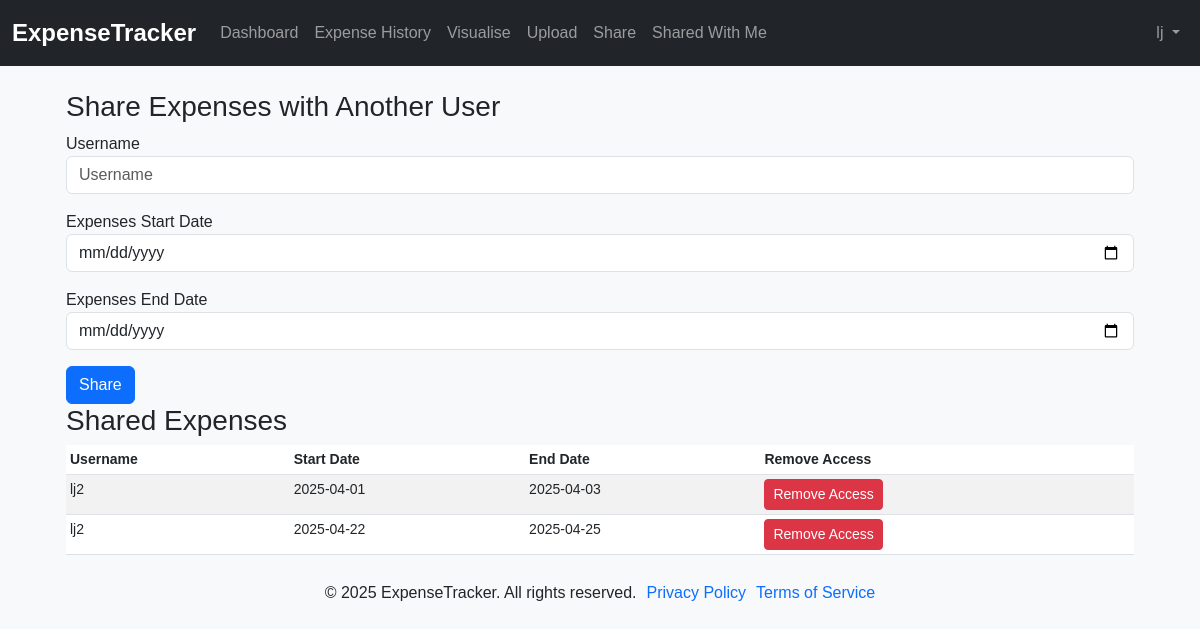
/share (signed in), run on the app's committed database.
### ExpenseTracker/models.py (models this page shows, shortened)
class User(db.Model, UserMixin):
    id = db.Column(db.Integer, primary_key=True)
    username = db.Column(db.String(20), unique=True, nullable=False)
    email = db.Column(db.String(120), unique=True, nullable=False)
    password = db.Column(db.String(60), nullable=False)
    expenses = db.relationship('Expense', backref='owner', lazy=True)

class SharedExpense(db.Model):
    id = db.Column(db.Integer, primary_key=True)
    sender_id = db.Column(db.Integer, db.ForeignKey('user.id'), nullable=False)
    recipient_id = db.Column(db.Integer, db.ForeignKey('user.id'), nullable=False)
    start_date = db.Column(db.DateTime, nullable=False)
    end_date = db.Column(db.DateTime, nullable=False)

### ExpenseTracker/routes.py (the view, shortened to what this page needs)
@app.route("/share", methods=['GET', 'POST'])
@login_required
def share():
    form = ShareForm()
    shared_expenses = SharedExpense.query.filter_by(sender_id=current_user.id).all()
    formatted_expenses = []
    for shared_expense in shared_expenses:
        recipient_username = User.query.get(shared_expense.recipient_id).username
        formatted_expenses.append({"id": shared_expense.id,
                                   "username": recipient_username,
                                   "start_date": shared_expense.start_date,
                                   "end_date": shared_expense.end_date})
    return render_template("share.html", form=form, shared_expenses=formatted_expenses)

### ExpenseTracker/forms.py
class ShareForm(FlaskForm):
    username = StringField('Username', validators=[DataRequired(), Length(min=2, max=20)], render_kw={"placeholder": "Username"})
    start_date = DateField('Start Date', validators=[DataRequired()], format='%Y-%m-%d', render_kw={"placeholder": "Start Date"})
    end_date = DateField('End Date', validators=[DataRequired(), ], format='%Y-%m-%d', render_kw={"placeholder": "End Date"})
    submit = SubmitField('Submit')

### ExpenseTracker/models.py (called while the page is built)
@login_manager.user_loader
def load_user(user_id):
    return User.query.get(int(user_id))

### ExpenseTracker/templates/share.html (shortened to what this page needs)
{% extends "base.html" %}
{% block content %}
<main class="col-md-12 ms-sm-auto col-lg-12 px-md-4">
  <h3>Share Expenses with Another User</h3>
  <form method="POST" action="{{ url_for('share') }}">
    <div class="mb-3">
      <label for="username">Username</label>
      {{ form.username(class="form-control") }}
    </div>
    <div class="mb-3">
      <label for="start_date">Expenses Start Date</label>
      {{ form.start_date(class="form-control") }}
    </div>
    <div class="mb-3">
      <label for="end_date">Expenses End Date</label>
      {{ form.end_date(class="form-control") }}
    </div>
    <button type="submit" class="btn btn-primary">Share</button>
  </form>
  <h3>Shared Expenses</h1>
    <div class="table-responsive small">
        <table class="table table-striped table-sm">
          <thead>
            <tr>
              <th scope="col">Username</th>
              <th scope="col">Start Date</th>
              <th scope="col">End Date</th>
              <th scope="col">Remove Access</th>
            </tr>
          </thead>
          <tbody>
            {% for shared_expense in shared_expenses %}
            <tr>
              <td>{{ shared_expense["username"] }}</td>
              <td>{{ shared_expense["start_date"].strftime('%Y-%m-%d') }}</td>
              <td>{{ shared_expense["end_date"].strftime('%Y-%m-%d') }}</td>
              <td>
                  <form method="POST" action="{{ url_for('delete_shared_expense', shared_expense_id=shared_expense['id']) }}">
                    <button type="submit" class="btn btn-danger btn-sm">Remove Access</button>
                  </form>
              </td>
            </tr>
            {% endfor %}
          </tbody>
        </table>
    </div>
</main>
{% endblock %}

### ExpenseTracker/templates/base.html (shortened to what this page needs)
<!DOCTYPE html>
<html lang="en">
<head>
  <link href="https://cdn.jsdelivr.net/npm/bootstrap@5.3.0/dist/css/bootstrap.min.css" rel="stylesheet">
  <link href="https://cdnjs.cloudflare.com/ajax/libs/font-awesome/6.0.0-beta3/css/all.min.css" rel="stylesheet">
  <link rel="stylesheet" href="{{ url_for('static', filename='styles.css') }}">
  <link rel="stylesheet" href="{{ url_for('static', filename='login.css') }}">
  <link rel="stylesheet" href="{{ url_for('static', filename='register.css') }}">
  <link rel="stylesheet" href="{{ url_for('static', filename='forgot-password.css') }}">
  <link rel="stylesheet" href="{{ url_for('static', filename='reset-password.css') }}">
  <link rel="stylesheet" href="{{ url_for('static', filename='dashboard.css') }}">
</head>
<body>
  <nav class="navbar navbar-expand-lg navbar-dark bg-dark mb-4">
    <div class="container-fluid">
      <a class="navbar-brand" href="/">ExpenseTracker</a>
      {% if current_user.is_authenticated %}
      <div class="collapse navbar-collapse justify-content-between" id="navbarSupportedContent">
        <ul class="navbar-nav mr-auto">
          <li class="nav-item active">
            <a class="nav-link" href="{{ url_for('dashboard') }}">Dashboard</a>
          </li>
          <li class="nav-item">
            <a class="nav-link" href="{{ url_for('expense_history') }}">Expense History</a>
          </li>
          <li class="nav-item">
            <a class="nav-link" href="{{ url_for('visualise') }}">Visualise</a>
          </li>
          <li class="nav-item">
            <a class="nav-link" href="{{ url_for('upload') }}">Upload</a>
          </li>
          <li class="nav-item">
            <a class="nav-link" href="{{ url_for('share') }}">Share</a>
          </li>
          <li class="nav-item">
            <a class="nav-link" href="{{ url_for('shared_with_me') }}">Shared With Me</a>
          </li>
        </ul>
        <ul class="nav navbar-nav navbar-right">
          <li class="nav-item dropdown">
            <a class="nav-link dropdown-toggle" href="#" id="navbarDarkDropdownMenuLink" role="button" data-bs-toggle="dropdown" aria-expanded="false">
              {{ current_user.username }}
            </a>
          </li>
        </ul>
      </div>
      {% else %}
      <div>
        <a href="/login" class="btn btn-outline-light me-2">Login</a>
      </div>
      {% endif %}
    </div>
  </nav>
  <div class="toast-container position-fixed p-3">
  </div>
  <div class="container">
    {% block content %}{% endblock %}
  </div>
  <footer class="footer">
    <p>&copy; 2025 ExpenseTracker. All rights reserved.</p>
    <p><a href="{{ url_for('privacy_policy') }}">Privacy Policy</a></p>
    <p><a href="{{ url_for('terms_of_service') }}">Terms of Service</a></p>
  </footer>
</body>
</html>

### ExpenseTracker/static/styles.css (style rules this page uses)
body { font-family: Arial, sans-serif; margin: 0; padding: 0; background-color: #f8f9fa; }
.container { margin-top: 20px; }
.navbar { background-color: #343a40; }
.navbar-brand { font-weight: bold; font-size: 1.5rem; }
ul { list-style-position: inside; padding-left: 0; }
li { margin: 5px 0; }
.footer { display: flex; justify-content: center; align-items: center; text-align: center; padding: 10px 0; gap: 10px; }
.footer a { text-decoration: none; }
.toast-container { width: 100%; left: 50%; transform: translateX(-50%); display: flex; justify-content: center; }

### data on the page
User: username "lj"
User: username "lj2", start_date "2025-04-01", end_date "2025-04-03", start_date "2025-04-22", end_date "2025-04-25"
